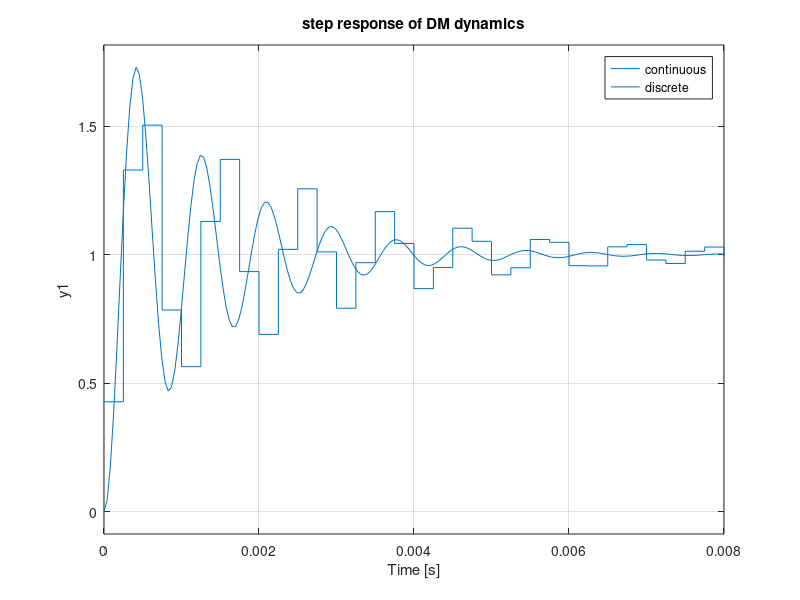
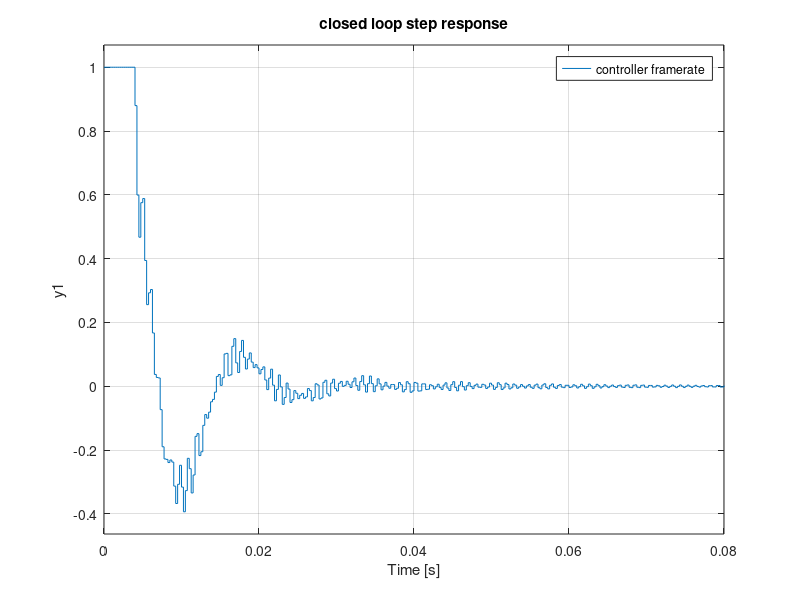

Reproduce these figures in MATLAB, in order.
Ts=1/4000; % simulation sampling frequency
Ts_K = 1/500; % woofer sampling frequency

z = tf('z',Ts); % simulation frequency
s = tf('s');    % continuous frequency
z_K = tf('z',Ts_K); % controller frequency


w = 1200*2*pi; % resonant frequency
zeta = 0.1;    % damping factor

DM_dyn_c = w.^2/(s^2+2*zeta*w*s+w.^2); % DM dynamics

g = 0.5; % gain
K = g/(1-z_K^-1); % integrator
delay = z_K^-2; 

% convert to simulation space
K_sim = d2d(K,Ts,'tustin'); 
DM_dyn_d = c2d(DM_dyn_c,Ts,'tustin'); 
delay_sim = z^-(2*ceil(Ts_K/Ts)); 

% Sensitivity functions
S_K = feedback(1,K*delay);
S_sim_no_dyn = feedback(1,K_sim*delay_sim);
S_sim = feedback(1,K_sim*delay_sim*DM_dyn_d);

% plot step response of DM dynamics
figure()
step(DM_dyn_d)
hold on;
step(DM_dyn_c)
legend('continuous','discrete')
title('step response of DM dynamics')

% plot closed loop step response 
figure()
step(S_K)
hold on;
step(S_sim_no_dyn)
step(S_sim)
legend('controller framerate','higher framerate without DM dynamics','higher framerate with DM dynamics')
title('closed loop step response')


